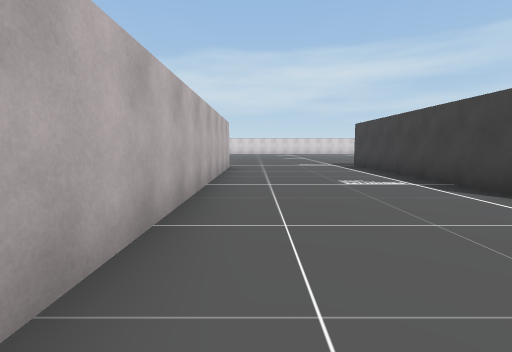
View 1 (above)

24 first-person views from a walk through a scene from a Unity 3-D project. The camera is 1.3 m above the floor, tilts 6° down and sees 85° across. The floor is counted in squares, 2 m on a side. Each view is taken from the middle of a square. On the plan, view 1 faces up. The plan holds only what a view shows up to about 9 squares ahead; the rest is blank. The place goes on beyond the plan. The player is left out. Some animated figures are left out.

View 2
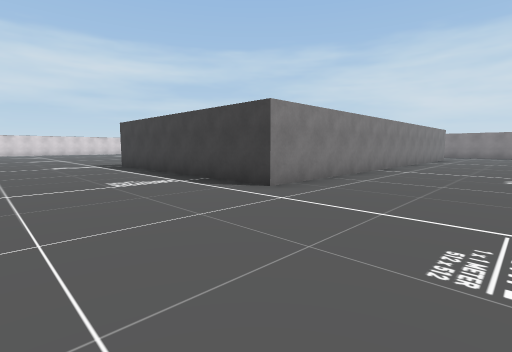

View 3
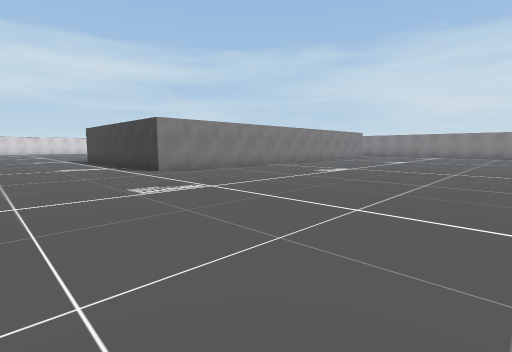

View 4
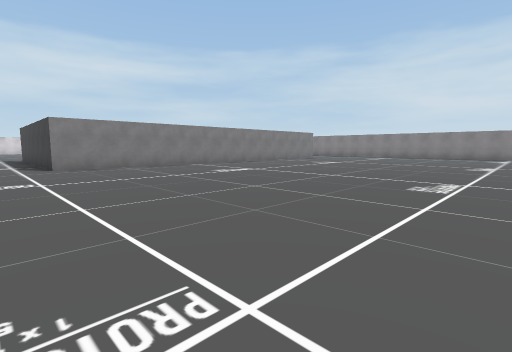

View 5
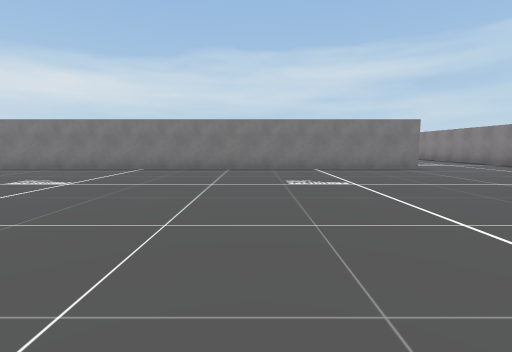

View 6
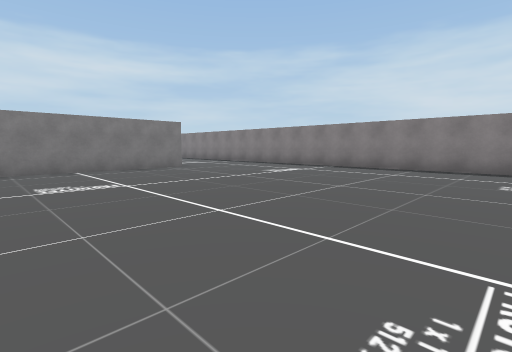

View 7
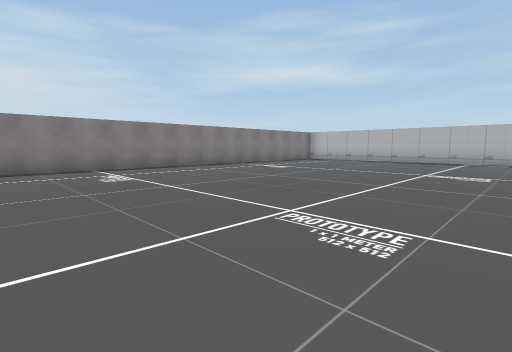

View 8
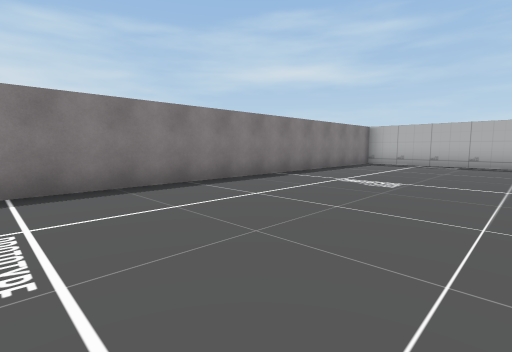

View 9
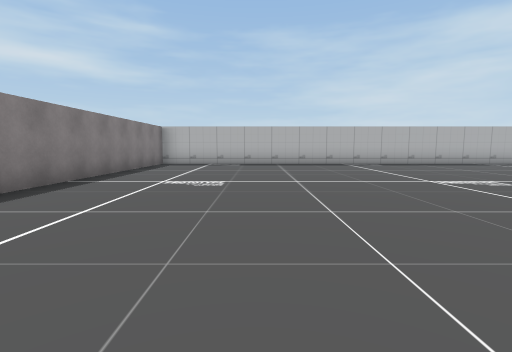

View 10
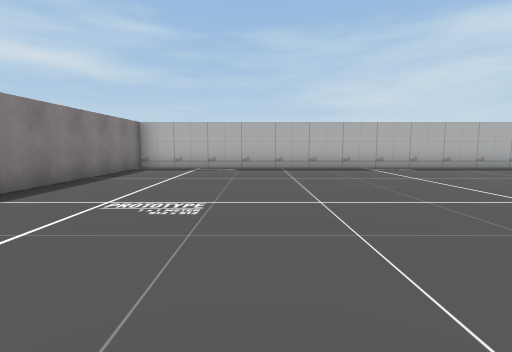

View 11
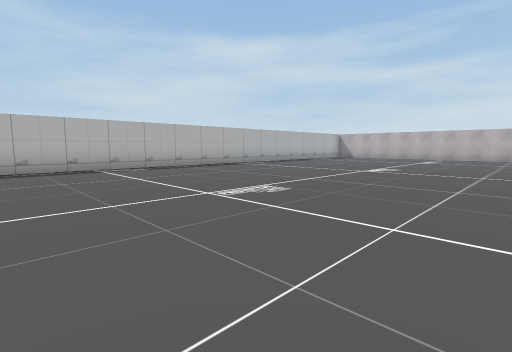

View 12
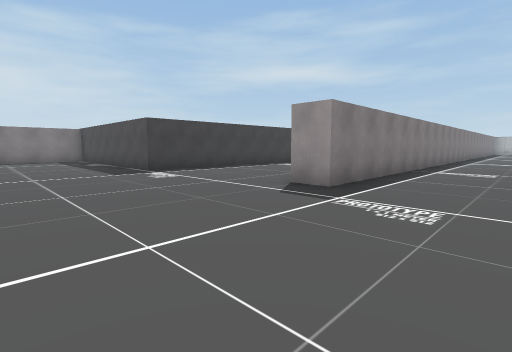

View 13
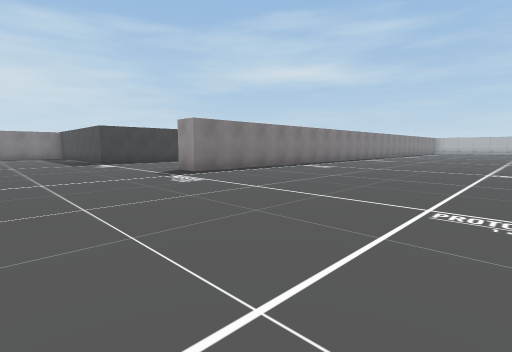

View 14
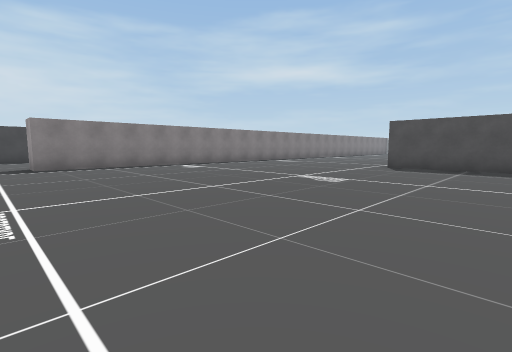

View 15
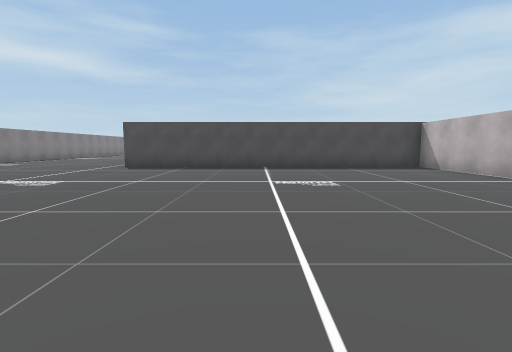

View 16
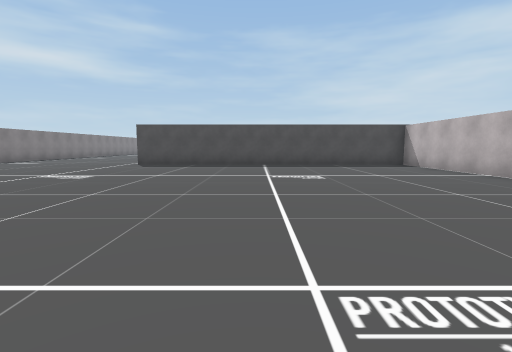

View 17
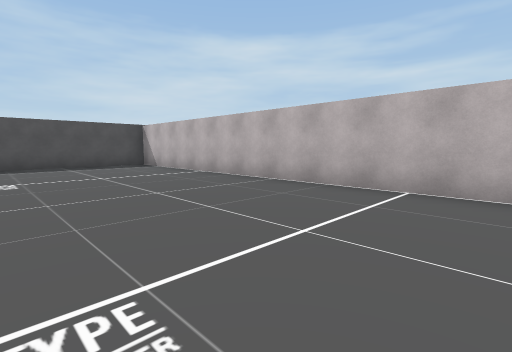

View 18
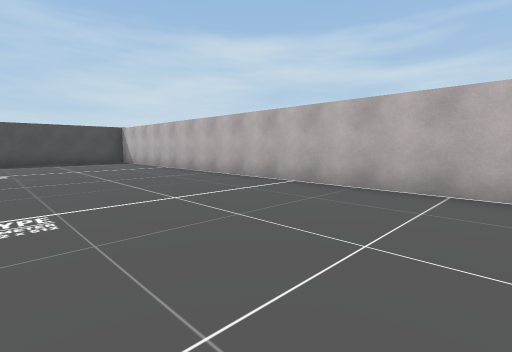

View 19
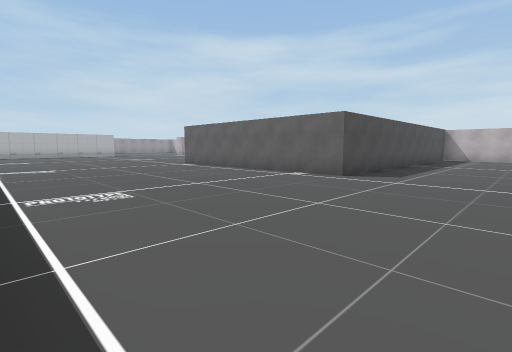

View 20
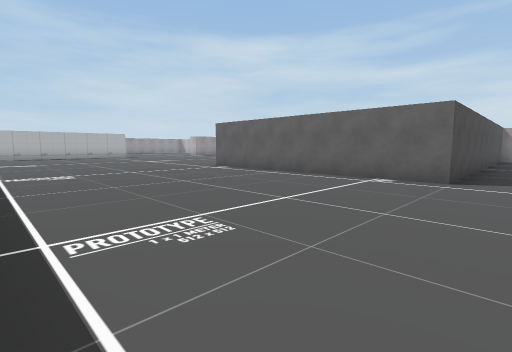

View 21
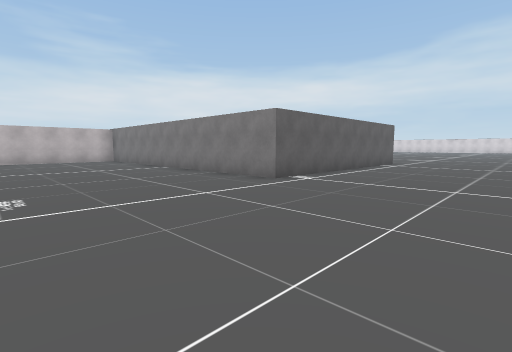

View 22
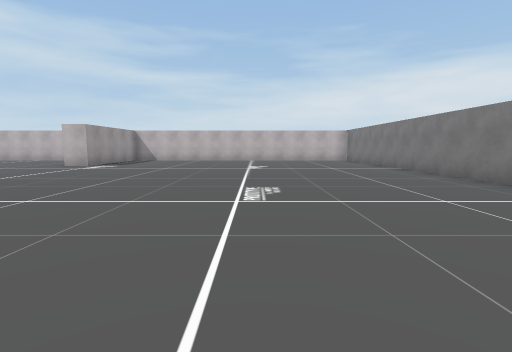

View 23
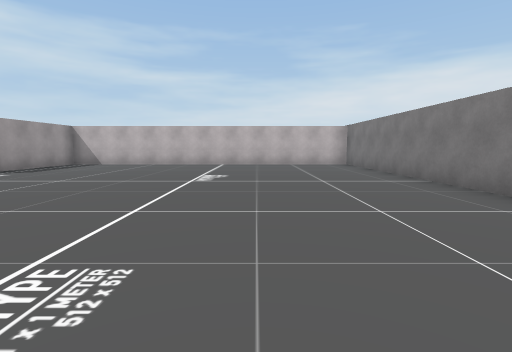

View 24
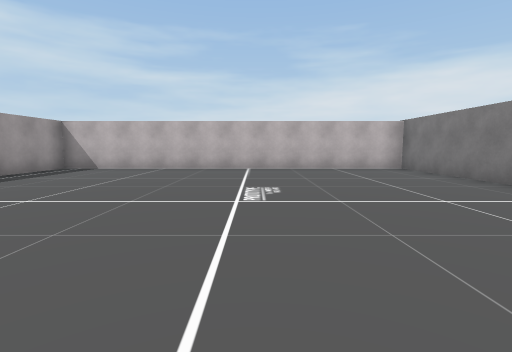

### Floor plan
Points are (right, up) in squares from view 1. A wall is a line through its corners. A room is listed if a view was taken in it or the views show most of it. See-through windows are left out.
Room 1 (views 1, 2, 3, 4, 5, 6, 7, 8, 9, 10, 11)
walls: (15.8, 3.1) (3.4, 3.1); (8, -15.6) (19.5, -15.6) (19.5, -0.6)
ways out: opening at (1.5, 2.2) to room 2
Room 2 (views 12, 13, 14, 15, 16, 17, 18, 19, 20, 21, 22, 23, 24)
walls: (-1.7, 2.5) (-1.7, 8.9) (-0.8, 8.9) (-0.8, 0.8); (3.4, 3.1) (3.4, 9.7) (5.5, 9.7); (-17.3, 12.9) (-17.3, 1) (-7.8, 1) (-7.8, -5.7) (-17.3, -5.7) (-17.3, -15.6) (-14.2, -15.6)
ways out: opening at (1.5, 2.2) to room 1

Where each view was taken, in squares from view 1:
view 1: 0 up, 0 right, facing up
view 2: 0 up, 0 right, facing up-right
view 3: 4 down, 0 right, facing up-right
view 4: 6 down, 2 right, facing up-right
view 5: 5 down, 11 right, facing up
view 6: 5 down, 11 right, facing up-right
view 7: 3 down, 11 right, facing down-right
view 8: 5 down, 15 right, facing down-right
view 9: 5 down, 16 right, facing down
view 10: 7 down, 16 right, facing down
view 11: 7 down, 15 right, facing down-left
view 12: 13 up, 4 left, facing down-right
view 13: 13 up, 8 left, facing down-right
view 14: 10 up, 11 left, facing down-right
view 15: 10 up, 12 left, facing down
view 16: 11 up, 12 left, facing down
view 17: 11 up, 13 left, facing down-left
view 18: 13 up, 13 left, facing down-left
view 19: 4 up, 2 left, facing down-left
view 20: 2 up, 2 left, facing down-left
view 21: 10 down, 4 left, facing up-left
view 22: 10 down, 4 left, facing left
view 23: 9 down, 7 left, facing left
view 24: 10 down, 9 left, facing left
